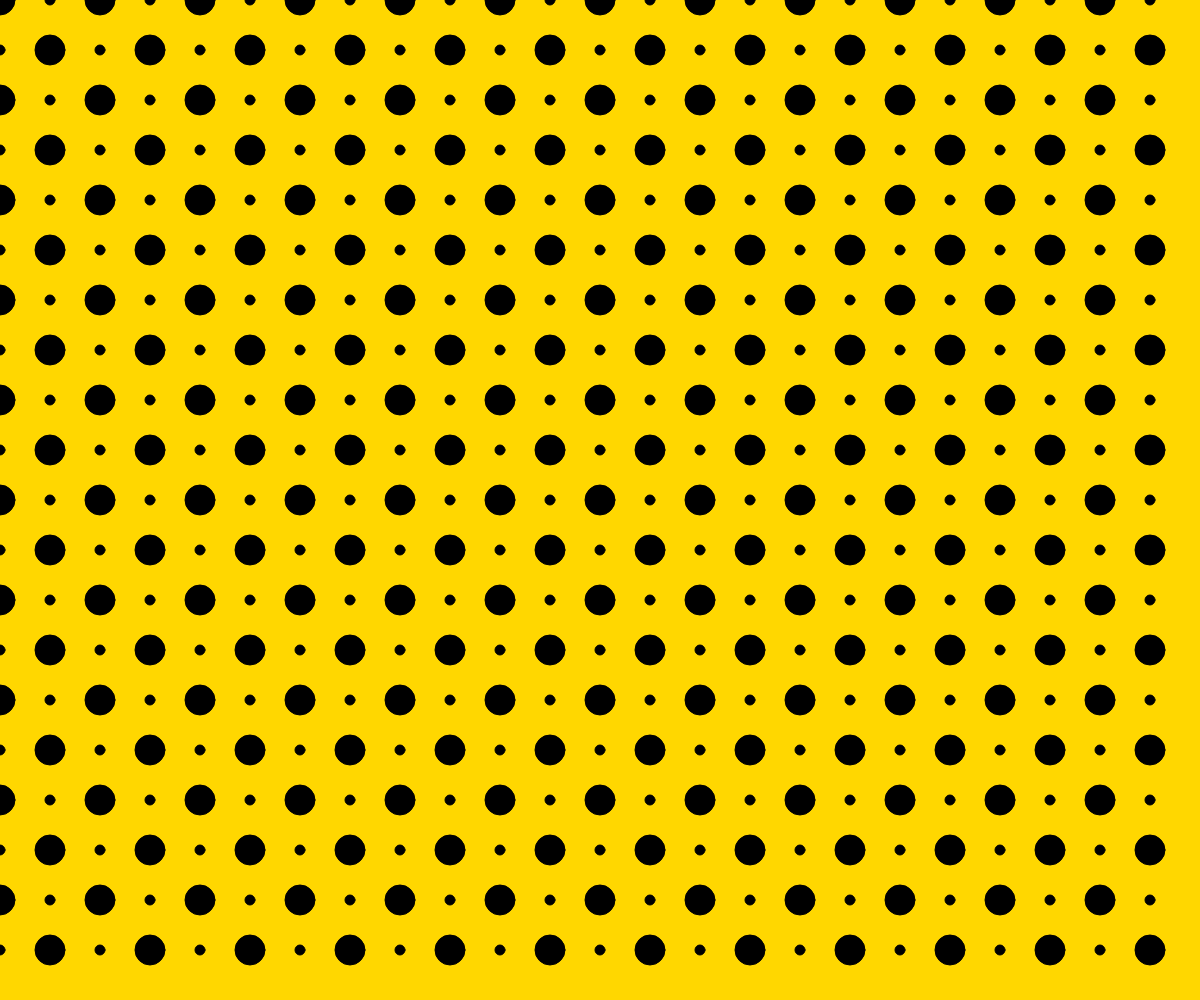
Frame 1 (no input)
Frame 60 (no input): identical to frame 1, image omitted
Frame 120 (the mouse pressed at the canvas centre since frame 60): identical to frame 1, image omitted

The p5.js sketch that drew this single still picture (run headless with seeded random() and noise() and a simulated clock; from frame 60 on, the mouse is pressed at the canvas centre):

// p5.js sketch
// ── sketch.js
let diamSmall = 10;
let diamLarge = 3 * diamSmall;

function setup() {
  createCanvas(windowWidth, windowHeight);
}

function draw() {
  background("gold");
  stroke(0);

  fill(0);
  for (let x = 0; x < width; x += 5 * diamSmall) {
    for (let y = 0; y < height; y += 5 * diamSmall) {
      ellipse(x, y, diamSmall, diamSmall);
    }
  }

  for (let x = 0; x < width; x += 2 * 5 * diamSmall) {
    for (let y = 0; y < height; y += 2 * 5 * diamSmall) {
      ellipse(x, y, diamLarge, diamLarge);
    }
  }

  translate(5 * diamSmall, 5 * diamSmall);
  for (let x = 0; x < width; x += 2 * 5 * diamSmall) {
    for (let y = 0; y < height; y += 2 * 5 * diamSmall) {
      ellipse(x, y, diamLarge, diamLarge);
    }
  }
}
